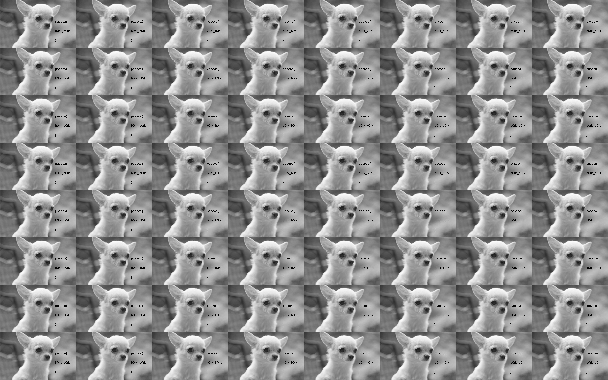
#> input picture tasks/top_breeder/writeup/out.png, 608 x 380 px
$ python fuck.py
#> lines starting #> are read from the running program, lines starting #| are printed output that depends on the picture
from PIL import Image
import numpy as np

img = Image.open('out.png')
#> img is the input picture: PIL image 608x380 L; min 0, max 254, mean 143.4
img = img.convert('RGB')
#> img: PIL image 608x380 RGB
img = [[img.getpixel((i, j)) for i in range(img.size[0])] for j in range(img.size[1])]
#> img = 380 items

def createImage(name, pixels):
    array = np.array(pixels, dtype=np.uint8)
    image = Image.fromarray(array)
    image.save('{}.png'.format(name))

def horizontalSlice(img):
    top = []
    bottom = []

    h = len(img)
    w = len(img[0])

    for j in range(h):
        if j < h // 2:
            top.append([])
            for i in range(w):
                top[-1].append(img[j][i])
        else:
            bottom.append([])
            for i in range(w):
                bottom[-1].append(img[j][i])

    return top, bottom

def verticalSlice(img):
    left = []
    right = []

    h = len(img)
    w = len(img[0])

    for j in range(h):
        left.append([])
        right.append([])
        for i in range(w):
            if i < w // 2:
                left[-1].append(img[j][i])
            else:
                right[-1].append(img[j][i])

    return left, right

def sliceImage(img):
    l, r = verticalSlice(img)
    lt, lb = horizontalSlice(l)
    rt, rb = horizontalSlice(r)

    new_img = []
    for i in range(len(img)):
        new_img.append([])
        for j in range(len(img[0])):
            if i % 2 == 0:
                if j % 2 == 0:
                    new_img[i].append(lt[i//2][j//2])
                else:
                    new_img[i].append(rt[i//2][j//2])
            else:
                if j % 2 == 0:
                    new_img[i].append(lb[i//2][j//2])
                else:
                    new_img[i].append(rb[i//2][j//2])

    return new_img

for i in range(3):
    img = sliceImage(img)
createImage('flag', img)
#> in createImage, `array = np.array(pixels, dtype=np.uint8)`:
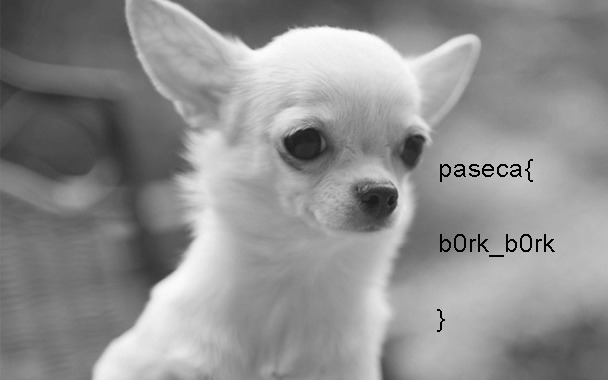
#> array: shape (380, 608, 3); min 0, max 254, mean 143.4
